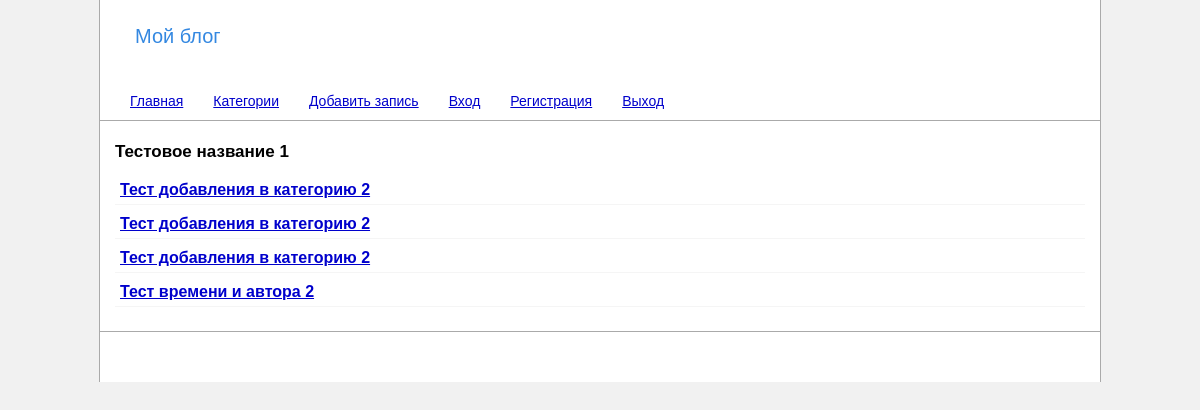
The page /category/testovoe_nazvanie_1 on the database its author committed.
### tables this page shows
CREATE TABLE IF NOT EXISTS `categories` (
  `id` int(11) NOT NULL AUTO_INCREMENT,
  `name` varchar(255) NOT NULL,
  `cleanurl` varchar(255) NOT NULL,
  PRIMARY KEY (`id`)
);

CREATE TABLE IF NOT EXISTS `posts` (
  `id` int(11) NOT NULL AUTO_INCREMENT,
  `name` varchar(255) NOT NULL,
  `content` text NOT NULL,
  `category_id` int(11) NOT NULL,
  `cleanurl` varchar(255) NOT NULL,
  `author_login` varchar(255) NOT NULL,
  `time` datetime NOT NULL,
  PRIMARY KEY (`id`)
);

### web/application/core/view.php (called while the page is built)
<?php
class View
{
    function generate($content_view, $template_view, $data = null)
    {
		include 'application/views/'.$template_view;
    }
}

### web/application/controllers/controller_category.php (called while the page is built, shortened)
<?php
class Controller_Category extends Controller
{
	function __construct()
    {
        $this->model = new Model_Category();
        $this->view = new View();
    }
	function action_default()
    {
        $data = $this->model->get_data();
        $this->view->generate('category_view.php', 'template_view.php', $data);
    }
}

### web/application/bootstrap.php (called while the page is built, shortened)
<?php
require_once 'core/model.php';
require_once 'core/view.php';
require_once 'core/sql.php';
Route::start();

### web/index.php (called while the page is built, shortened)
<?php
require_once 'application/bootstrap.php';

### web/application/core/sql.php (called while the page is built, shortened)
<?php
class Base {
    private $base;
    function __construct()
    {
		$file = parse_ini_file("/application/conf.ini");
		$this->host = $file['host'];
		$this->baseName = $file['baseName'];
		$this->user = $file['user'];
		$this -> base = new PDO("mysql:host=".$this->host.";dbname=".$this->baseName, $this->user);
		$this -> base -> query("set names utf8");
    }
	function getPostsByCat($id)
	{
		$sql = 'SELECT id, name, content, time, cleanurl
				FROM posts
				WHERE category_id = :id
				ORDER BY id DESC';
		$sql = $this -> base -> prepare($sql);
		$sql -> bindParam (':id',$id,PDO::PARAM_INT);
		$sql -> execute();
		$posts = $sql -> fetchAll();
		return $posts;
	}
	function getCategoryUrl ($cleanurl)
	{
		$sql = 'SELECT name, id FROM categories WHERE cleanurl=:cleanurl';
		$sql = $this -> base -> prepare($sql);
		$sql -> bindParam (':cleanurl',$cleanurl,PDO::PARAM_STR);
		$sql -> execute();
		$cat = $sql -> fetch();
		return $cat;
	}
}

### web/application/models/model_category.php (called while the page is built, shortened)
<?php
class Model_Category extends Model
{
    public function get_data()
    {
		$url = $_SERVER['REQUEST_URI'];
        $url = substr($url, strpos($url, '?'), strlen($url) - strpos($url, '?'));
		$routes = explode('/', $url);
		$cleanurl = $routes[2];
		$category = $this -> base -> getCategoryUrl($cleanurl);
		$posts = $this -> base -> getPostsByCat($category['id']);
		$data['title'] = $category['name'];
		$data['name'] = $category['name'];
		$data['posts'] = $posts;
		return $data;
	}
}

### web/application/core/model.php (called while the page is built, shortened)
<?php
class Model
{
	function __construct()
	{
		$this -> base = new Base;
	}
}

### web/application/views/category_view.php (the view)
<h1><?=$data['name']?></h1>
<p>
<?php
    foreach($data['posts'] as $row)
    {
		echo "<div class=\"posts\"><a href=\"/post/".$row['cleanurl']."\">".$row['name']."</a></div>";
    }
?>
</p>

### web/css/style.css (style rules this page uses)
body { background:#f1f1f1; font-family: Verdana, sans-serif; font-size:14px; margin:0; }
a { color: #0000CC; }
h1 { font-size:17px; }
.posts { margin:0 0 5px 0; padding:5px 0px 5px 5px; border-bottom:1px solid #f5f5f5;font-size:16px; font-weight:bold; }

### rows shown on the page
categories: name "Тестовое название 1"
posts: name "Тест добавления в категорию 2"
posts: name "Тест добавления в категорию 2"
posts: name "Тест добавления в категорию 2"
posts: name "Тест времени и автора 2"
